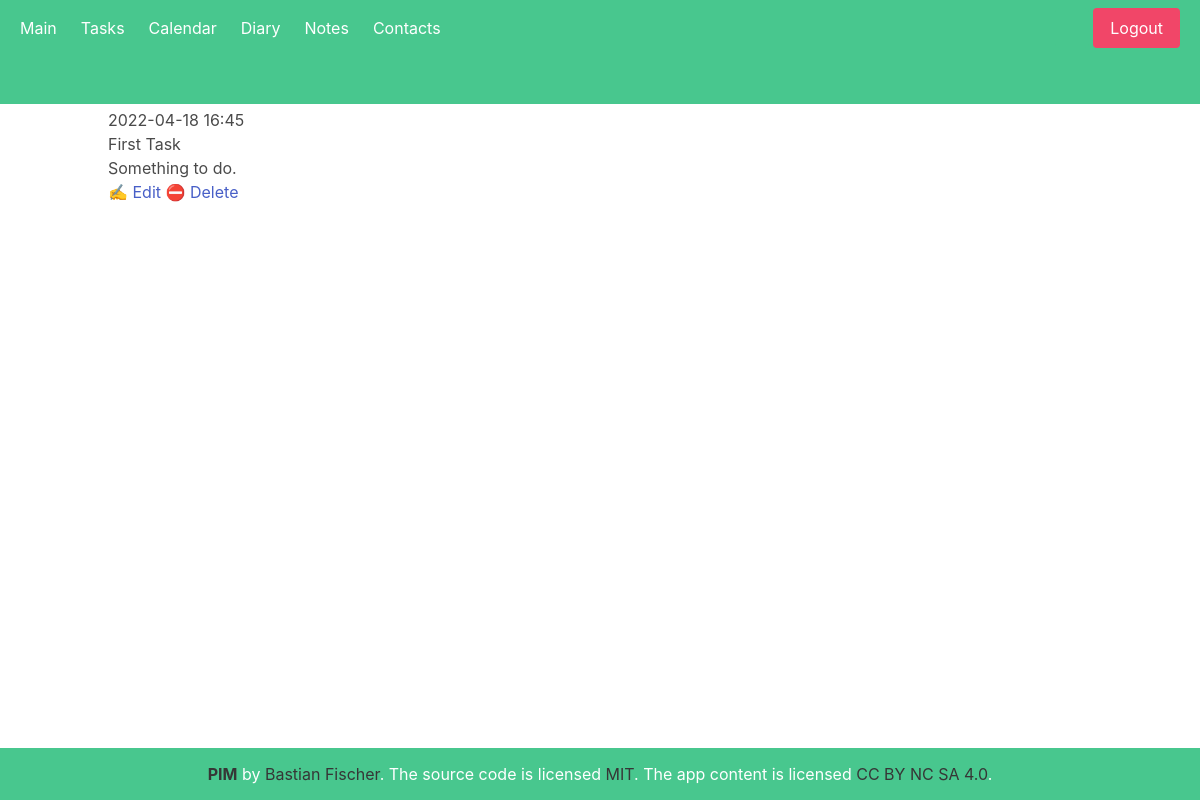
/tasks/task/1, run on the app's committed database.
### tasks/models.py (models this page shows, shortened)
class Task(models.Model):
    title = models.CharField(max_length=200)
    content = models.TextField()
    date_created = models.DateTimeField(default=timezone.now)
    class Meta:
        verbose_name_plural = "Tasks"

### tasks/views.py (the view)
class TaskDetailView(DetailView):
    model = Task

### tasks/templates/tasks/task_detail.html
{% extends 'base.html' %}
{% block content %}
<article>
        <h2>{{ task.date_created|date:'Y-m-d H:i' }}</h2>
        <h3>{{ task.title }}</h3>
        <p>{{ task.content }}</p>
        <p>
        <a href="{% url 'task-update' task.id %}">✍️  Edit</a>
        <a href="{% url 'task-delete' task.id %}">⛔️  Delete</a>
        </p>
</article>
{% endblock %}

### data on the page
Task: date_created "2022-04-18 16:45", title "First Task", content "Something to do."
